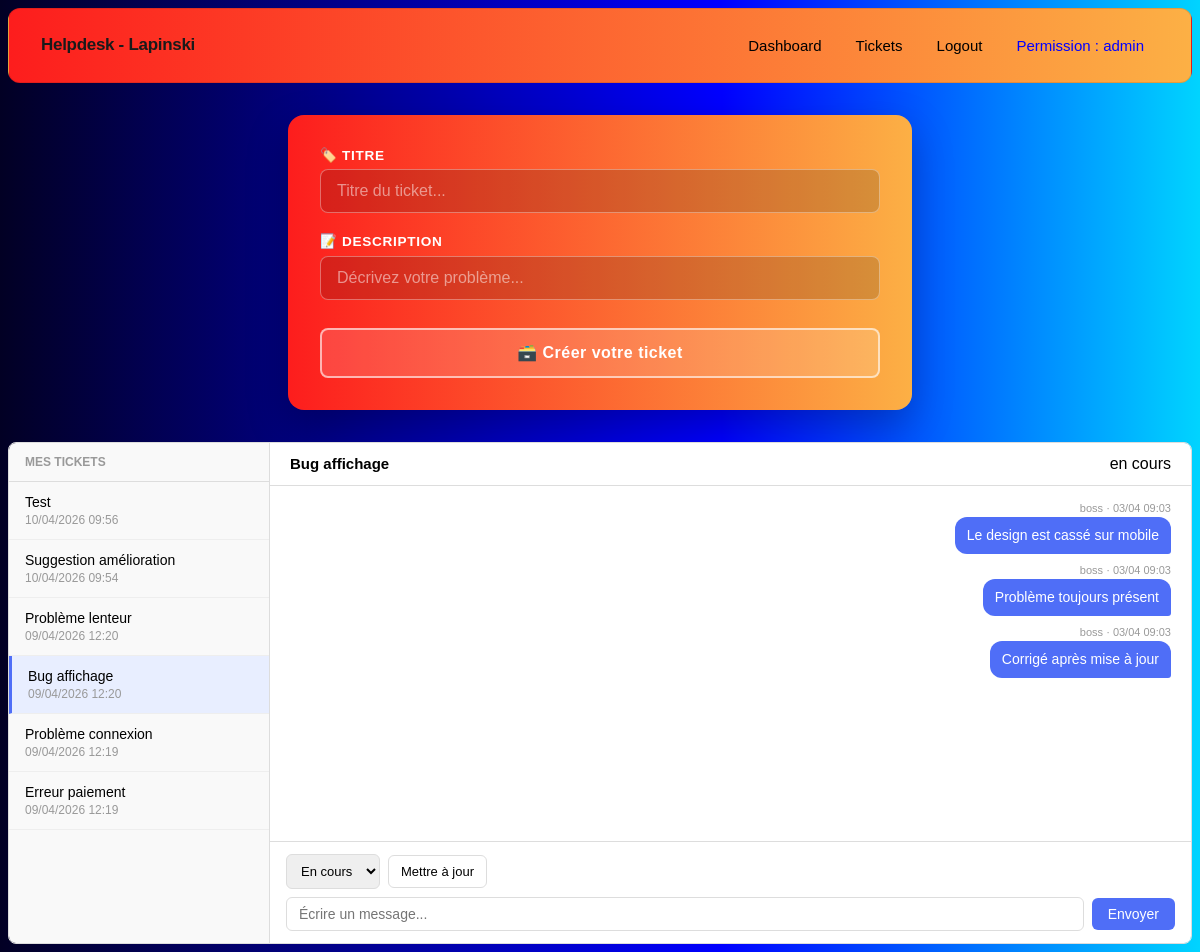
The page /helpdesk_lapinski/test.php?id=2 (signed in) on the database its author committed.
### tables this page shows
CREATE TABLE `users` (
  `id` int(11) NOT NULL,
  `nom` varchar(100) NOT NULL,
  `email` varchar(150) NOT NULL,
  `mdp` varchar(255) NOT NULL,
  `perm` enum('admin','technicien','user') NOT NULL,
  `created` timestamp NOT NULL DEFAULT current_timestamp() ON UPDATE current_timestamp()
);

CREATE TABLE `tickets` (
  `id` int(11) NOT NULL,
  `titre` varchar(255) NOT NULL,
  `description` text NOT NULL,
  `statut` enum('ouvert','en cours','fermé') NOT NULL,
  `user_id` int(11) NOT NULL,
  `created` timestamp NOT NULL DEFAULT current_timestamp() ON UPDATE current_timestamp()
);

CREATE TABLE `messages` (
  `id` int(11) NOT NULL,
  `ticket_id` int(11) NOT NULL,
  `user_id` int(11) NOT NULL,
  `message` text NOT NULL,
  `created` timestamp NOT NULL DEFAULT current_timestamp() ON UPDATE current_timestamp()
);

### helpdesk_lapinski/test.php (the view, shortened to what this page needs)
<?php
require_once 'include/navbar.php';
require_once 'config/config.php';
$perm_stmt = mysqli_query($link, "SELECT perm FROM users WHERE id = " . $_SESSION['id_users']);
$perm = mysqli_fetch_assoc($perm_stmt);
$role = $perm['perm'];
$stmt = mysqli_query($link, "SELECT id, titre, statut, created FROM tickets WHERE user_id = " . $_SESSION['id_users'] . " ORDER BY created DESC");
$tickets = $stmt->fetch_all(MYSQLI_ASSOC);
$ticket_ouvert = null;
$messages = [];
if (isset($_GET['id'])) {
    $tid = (int)$_GET['id'];
    $t = mysqli_query($link, "SELECT * FROM tickets WHERE id = $tid AND user_id = " . $_SESSION['id_users']);
    $ticket_ouvert = mysqli_fetch_assoc($t);
    if ($ticket_ouvert) {
        $m = mysqli_query($link, "
            SELECT m.*, u.nom, u.perm
            FROM messages m
            JOIN users u ON m.user_id = u.id
            WHERE m.ticket_id = $tid
            ORDER BY m.created ASC
        ");
        $messages = $m->fetch_all(MYSQLI_ASSOC);
    }
}
?>
<!DOCTYPE html>
<html lang="fr">
<head>
    <link rel="stylesheet" href="css/creation.css">
</head>
<body>
<form action="" method="POST" class="ticket-form">
    <div class="field">
        <label>🏷️ Titre</label>
        <input type="text" name="titre" placeholder="Titre du ticket..." autocomplete="off" required>
    </div>
    <div class="field">
        <label>📝 Description</label>
        <input type="text" name="description" placeholder="Décrivez votre problème..." autocomplete="off" required>
    </div>
    <button type="submit" class="btn btn-primary" name="envoyer">🗃️ Créer votre ticket</button>
</form>
<div class="split-layout" id="tickets-view">
    <div class="sidebar">
        <div class="sidebar-header">Mes tickets</div>
        <?php foreach ($tickets as $t): ?>
            <?php $active = (isset($_GET['id']) && $_GET['id'] == $t['id']) ? 'active' : ''; ?>
            <a href="?id=<?= $t['id'] ?>#tickets-view" class="ticket-item <?= $active ?>">
                <div class="ticket-item-titre"><?= htmlspecialchars($t['titre']) ?></div>
                <div class="ticket-item-date"><?= date('d/m/Y H:i', strtotime($t['created'])) ?></div>
            </a>
        <?php endforeach; ?>
    </div>
    <div class="panel">
        <?php if (!$ticket_ouvert): ?>
            <div class="panel-empty">Sélectionnez un ticket</div>
        <?php else: ?>
            <div class="panel-header">
                <h3><?= htmlspecialchars($ticket_ouvert['titre']) ?></h3>
                <span><?= htmlspecialchars($ticket_ouvert['statut']) ?></span>
            </div>
            <div class="messages-fil">
                <?php foreach ($messages as $msg): ?>
                    <?php if (str_starts_with($msg['message'], 'Statut changé →')): ?>
                        <div class="msg-event">— <?= htmlspecialchars($msg['message']) ?> —</div>
                    <?php else: ?>
                        <?php $moi = ($msg['user_id'] == $_SESSION['id_users']) ? 'moi' : 'autre'; ?>
                        <div class="msg-bubble <?= $moi ?>">
                            <div class="msg-meta">
                                <?= htmlspecialchars($msg['nom']) ?> · <?= date('d/m H:i', strtotime($msg['created'])) ?>
                            </div>
                            <div class="msg-content"><?= htmlspecialchars($msg['message']) ?></div>
                        </div>
                    <?php endif; ?>
                <?php endforeach; ?>
            </div>
            <div class="panel-footer">
                <?php if (in_array($role, ['technicien', 'admin'])): ?>
                <form action="" method="POST">
                    <div class="footer-row">
                        <select name="statut">
                            <option value="en cours" <?= $ticket_ouvert['statut'] == 'en cours' ? 'selected' : '' ?>>En cours</option>
                        </select>
                        <button type="submit" name="changer_statut" class="btn-statut">Mettre à jour</button>
                    </div>
                </form>
                <?php endif; ?>
                <form action="" method="POST">
                    <div class="footer-row">
                        <input type="text" name="message" placeholder="Écrire un message..." autocomplete="off" required>
                        <button type="submit" name="envoyer_message" class="btn-send">Envoyer</button>
                    </div>
                </form>
            </div>
        <?php endif; ?>
    </div>
</div>
</body>
</html>

### helpdesk_lapinski/include/navbar.php (shortened to what this page needs)
<?php
require_once 'config/config.php';
$stmt = mysqli_query($link, "SELECT perm FROM users where id = ".$_SESSION['id_users']);
$perm = mysqli_fetch_assoc($stmt);
$display ="";
if($perm['perm'] == "admin"){
    $display = "block";
}
?>
<!DOCTYPE html>
<html lang="en">
<head>
</head>
<body>
    <div class="container">
        <h1>Helpdesk - Lapinski</h1>
        <ul>
            <li><a href="index.php">Dashboard</a></li>
            <li><a href="ticket.php" style="display: <?= $display ?>">Tickets</a></li>
            <li><a href="logout.php">Logout</a></li>
            <li class="perm">Permission : <?= $perm['perm'] ?> </li>
        </ul>
    </div>
</body>
</html>

### helpdesk_lapinski/css/creation.css (style rules this page uses)
body { min-height: 100vh; background: linear-gradient(90deg, rgba(2,0,36,1) 0%, rgba(0,0,255,1) 60%, rgba(0,212,255,1) 100%); font-family: 'Exo 2', sans-serif; }
.ticket-form { width: min(100%, 560px); margin: 2rem auto; background: linear-gradient(90deg, rgba(253, 29, 29, 1) 0%, rgba(252, 176, 69, 1) 100%); border-radius: 1rem; overflow: hidden; box-shadow: 0 16px 40px rgba(0, 0, 0, 0.25); padding: 2rem; display: flex; flex-direction: column; gap: 1.25rem; }
.field { display: flex; flex-direction: column; gap: 0.4rem; }
.field label { color: #ffffff; font-weight: 700; font-size: 0.85rem; text-transform: uppercase; letter-spacing: 0.05em; }
.field input { padding: 0.75rem 1rem; border-radius: 0.5rem; border: 1.5px solid rgba(255, 255, 255, 0.35); background: rgba(0, 0, 0, 0.15); color: #ffffff; font-family: 'Exo 2', sans-serif; font-size: 1rem; outline: none; transition: border-color 0.2s ease, background 0.2s ease; }
.field input::placeholder { color: rgba(255, 255, 255, 0.5); }
.btn-primary { margin-top: 0.5rem; padding: 0.85rem 1.5rem; border-radius: 0.5rem; border: 2px solid rgba(255, 255, 255, 0.6); background: rgba(255, 255, 255, 0.15); color: #ffffff; font-family: 'Exo 2', sans-serif; font-size: 1rem; font-weight: 700; cursor: pointer; letter-spacing: 0.03em; transition: background 0.2s ease, transform 0.1s ease; }

### helpdesk_lapinski/include/navbar.php (style rules this page uses)
.container { background: #833AB4; background: linear-gradient(90deg,rgba(131, 58, 180, 1) 0%, rgba(253, 29, 29, 1) 0%, rgba(252, 176, 69, 1) 100%); border: 0.5px solid rgba(0, 0, 0, 0.1); border-radius: 12px; padding: 1.25rem 2rem; display: flex; align-items: center; justify-content: space-between; gap: 2rem; font-family: 'DM Sans', sans-serif; }
.container h1 { font-size: 17px; font-weight: 600; color: #1a1a1a; letter-spacing: -0.3px; margin: 0 0 2px 0; }
.container ul { display: flex; align-items: center; gap: 4px; list-style: none; margin: 0; padding: 0; }
.container ul li a { display: inline-block; padding: 7px 14px; font-size: 15px; font-weight: 500; color: #000000; text-decoration: none; border-radius: 8px; border: 0.5px solid transparent; transition: all 0.15s ease; white-space: nowrap; }
.container ul li.perm { display: inline-block; padding: 7px 14px; font-size: 15px; font-weight: 500; color: #0400ff; text-decoration: none; border-radius: 8px; border: 0.5px solid transparent; transition: all 0.15s ease; white-space: nowrap; cursor: crosshair; }

### rows shown on the page
users: perm "admin"
tickets: titre "Test", created "10/04/2026 09:56"
tickets: titre "Suggestion amélioration", created "10/04/2026 09:54"
tickets: titre "Problème lenteur", created "09/04/2026 12:20"
tickets: titre "Bug affichage", created "09/04/2026 12:20", statut "en cours", statut "En cours"
tickets: titre "Problème connexion", created "09/04/2026 12:19"
tickets: titre "Erreur paiement", created "09/04/2026 12:19"
messages: user.nom "boss", created "03/04 09:03", message "Le design est cassé sur mobile"
messages: user.nom "boss", created "03/04 09:03", message "Problème toujours présent"
messages: user.nom "boss", created "03/04 09:03", message "Corrigé après mise à jour"
